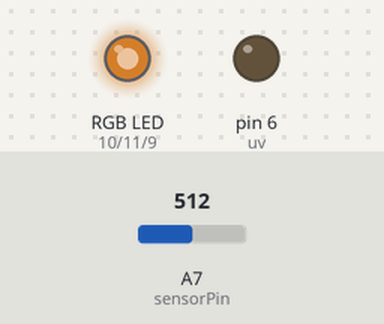
Simulated run of this sketch. Board: Arduino Nano, built with avr-gcc and run on an emulated ATmega328P. On the bench: an RGB LED mixed from three pins (HIGH = lit), output pins drawn as LEDs (lit = HIGH). The inputs (shaded band) are chosen by the test bench; at power-on: A7 (sensorPin) = 512. Dim RGB values are drawn brighter than linear.

Above: at 1.2 s.
1.3 s: A7 (sensorPin) set to 716
At 1.6 s:
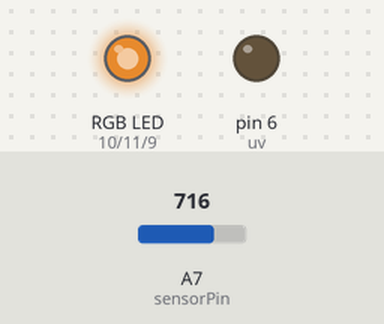
2.8 s: A7 (sensorPin) set to 900
At 4.0 s:
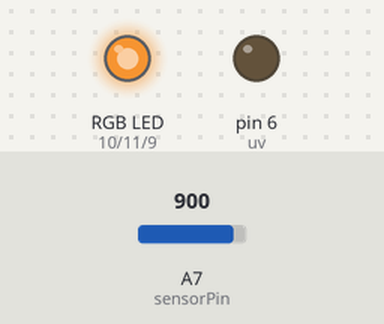
4.3 s: A7 (sensorPin) set to 306
At 5.1 s:
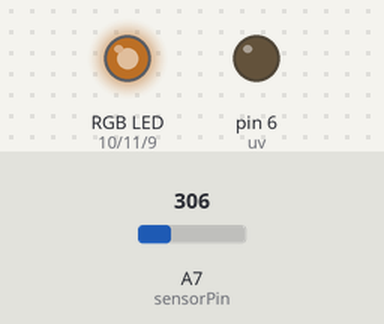
5.8 s: A7 (sensorPin) set to 122
At 6.2 s:
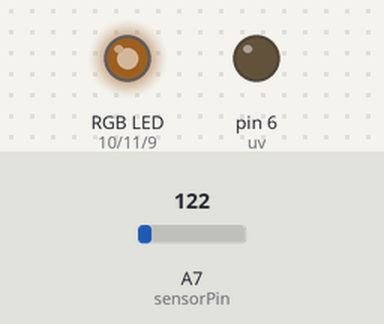
7.3 s: A7 (sensorPin) set to 0
At 8.6 s:
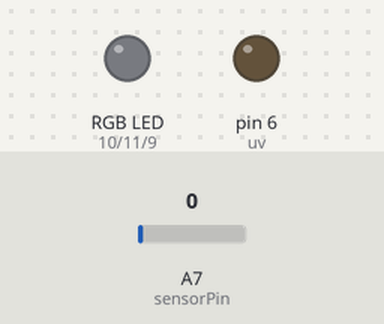
Timing chart, 0 to 9.8 s (numbered marks = the images above; inputs shaded):
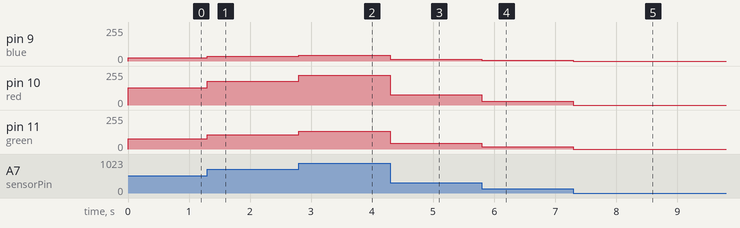

The sketch:

rgb_fade.ino
```cpp
/*
 RGBUV fade
  Test code for day light imitating lamp, intended for arduino nano
 */

int red = 10;
int blue = 9;
int green = 11;
int uv = 6;

float uv_sun = 0;//0.95935;
float b_sun =  .2;//1.00000;
float g_sun = .6;//0.6;
float r_sun =  1;//0.48;

int brightness = 0;

int sensorPin = A7; //Pot for setting brightness
int sensorValue = 1000;

void setup()  {
  pinMode(red, OUTPUT);
  pinMode(blue, OUTPUT);
  pinMode(green, OUTPUT);
  pinMode(uv, OUTPUT);
  pinMode(sensorPin, INPUT);
}

void loop()  {
  sensorValue = analogRead(sensorPin);
  float calib = .25;
  brightness = (sensorValue)*calib;

  float bb = b_sun*brightness;
  float bg = g_sun*brightness;
  float br = r_sun*brightness;
  float bu = uv_sun*brightness;

  analogWrite(red,(int)br);
  analogWrite(blue,(int)bb);
  analogWrite(green,(int)bg);
  analogWrite(uv, (int)bu);
}
```

Measured:
- after the input at 1.3 s, pin 9 (blue): 25/255 → 35/255 at once; pin 10 (red): 128/255 → 179/255 at once; pin 11 (green): 76/255 → 107/255 at once
- after the input at 2.8 s, pin 9 (blue): 35/255 → 45/255 at once; pin 10 (red): 179/255 → 225/255 at once; pin 11 (green): 107/255 → 135/255 at once
- after the input at 4.3 s, pin 9 (blue): 45/255 → 15/255 at once; pin 10 (red): 225/255 → 76/255 at once; pin 11 (green): 135/255 → 45/255 at once
- after the input at 5.8 s, pin 9 (blue): 15/255 → 6/255 at once; pin 10 (red): 76/255 → 30/255 at once; pin 11 (green): 45/255 → 18/255 at once
- after the input at 7.3 s, pin 9 (blue): 6/255 → 0/255 at once; pin 10 (red): 30/255 → 0/255 at once; pin 11 (green): 18/255 → 0/255 at once
